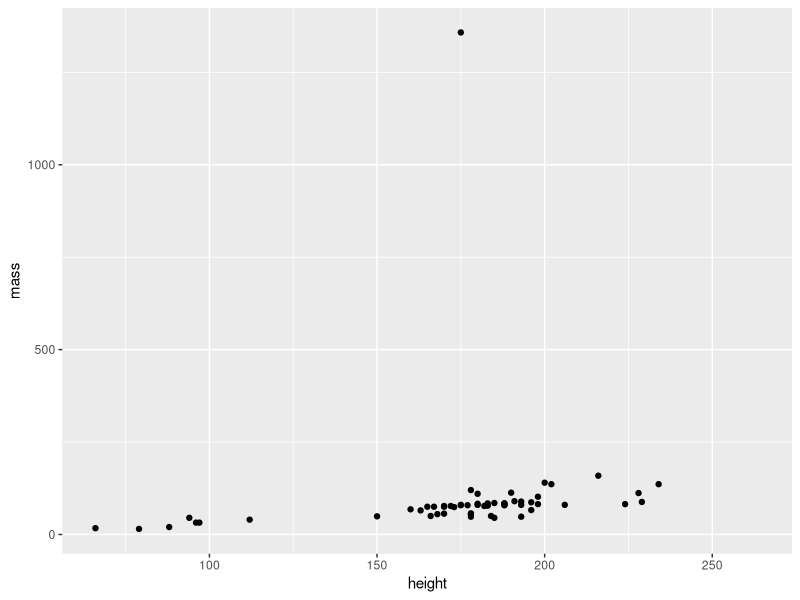
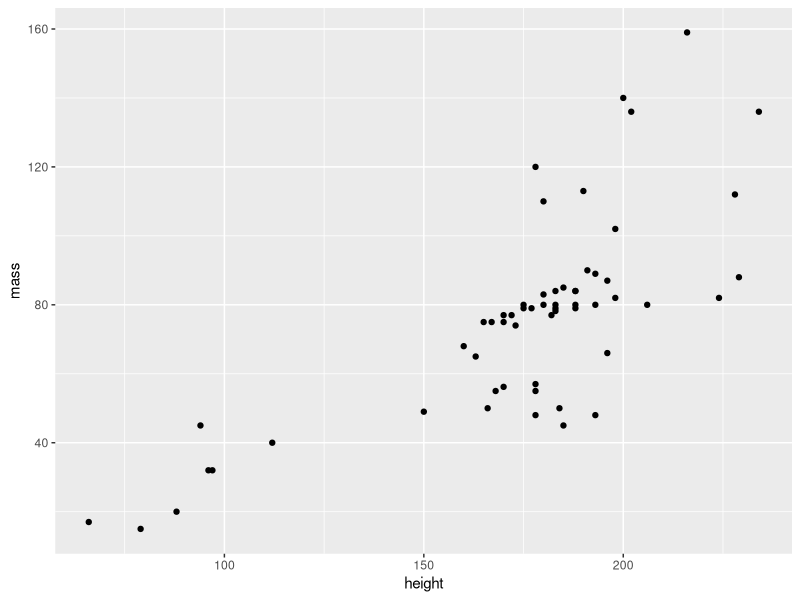

Write R code to recreate these figures, in order. (Note: this script raises an error after producing the figures.)

# Pacotes tidyverse - Prática -----------------------------------------------------------------------------------------------------------------------------
# Autoria do script: Jeanne Franco ---------------------------------------------------------------------------------------------------------
# Data: 17/03/2022 -------------------------------------------------------------------------------------------------------------------------

# Carregar pacotes -------------------------------------------------------------------------------------------------------------------------

library(dplyr)
library(ggplot2)

# Carregar dados ---------------------------------------------------------------------------------------------------------------------------

dados <- starwars
View(dados)

dados %>%
  select(mass, hair_color) %>%
  filter(hair_color == "brown")

dados %>%
  select(height, hair_color) %>%
  filter(hair_color == "brown")

dados_1 <- dados %>%
  select(height, mass) %>%
  summarise_at(c("height", "mass"), list(max, min), na.rm = TRUE) 
dados_1

dados_2 <- dados %>%
  select(height, mass) 
dados_2

ggplot(dados_2, aes(x = height, y = mass)) +
  geom_point()

dados_2 <- dados %>%
  select(height, mass) %>%
  filter(mass != 1358) # Elimina o valor máximo (outlier que impede ver a tendência)
dados_2

ggplot(dados_2, aes(x = height, y = mass)) +
  geom_point()

dados_2 <- dados %>%
  select(height, mass) %>%
  group_by(Species) %>%
  summarise_all(list(min, max, mean))
